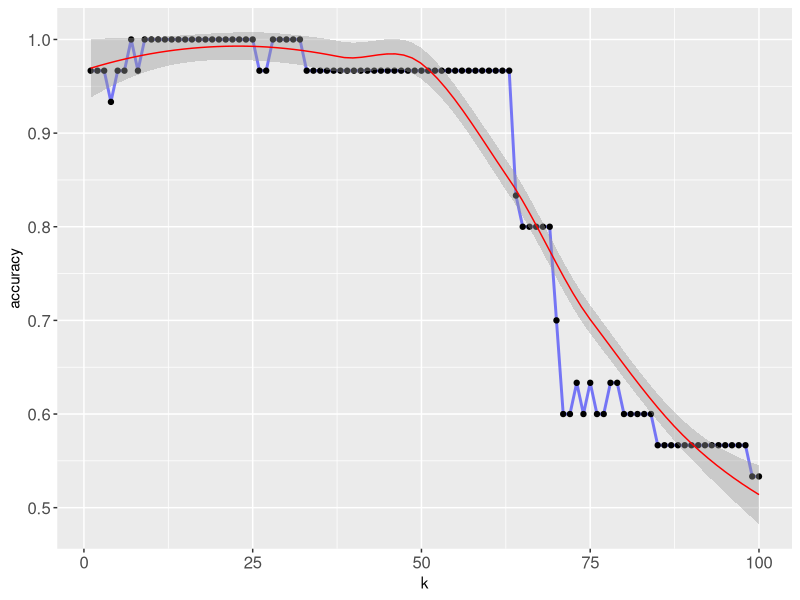

The R script that drew this image:
# Preparación datos
# Instalamos las librerias que se van utilizar:
library(ggplot2)
library(dplyr)

# Luego de cargar la libreria especificar cada algoritmo
install.packages("caret")
library(caret)

# Cargamos los datos. Seguiremos con los datos de "iris"
data(iris)
summary(iris)
head(iris,5)
# Cuantos registros son
len_muestra<-nrow(iris)
len_muestra

# Definimos los sets de entrenamiento (En este caso será 80% - 20%)

set.seed(2023)
sample_muestra<-sample(len_muestra, len_muestra)
print(paste("Muestra aleatoria:", len_muestra))
sample_muestra

len_train<-len_muestra*0.8
print(paste("Longitud muestra de entrenamiento", len_train))
sample_train<-sample(sample_muestra, len_train) # Muestra de entrenamiento
sample_train

sample_test<-sample_muestra[!sample_muestra %in% sample_train] # Muestra test
len_test<-length(sample_test) # Largo del dataset test
print(paste("Longitud muestra test:", len_test))
sample_test

# Asignamos los valores de la muestra al dataset "iris" y obtenemos las particiones del dataset
iris_train <- iris[sample_train, ]
iris_test <- iris[sample_test, ]

# Separamos la columna "Species" que utilizaremos como etiquetas

# Entrenamiento
iris_train_dataset<-iris_train[,-5]
iris_train_output<-iris_train[,5]

# Testeo
iris_test_dataset<-iris_test[,-5]
iris_test_output_real<-iris_test[,5]

# Se podría visualizar el resultado de los sets de train y test:
iris_train_dataset
iris_train_output
iris_test_dataset
iris_test_output_real

# ALGORITMO KNN
# Carga de paquetes
# Existen distintas librerias para utilizar este algoritmo en este caso utilizaremos "class"
library(class)
# help(knn)

# Creamos el modelo

iris_test_output_knn <- knn (
  train = iris_train_dataset,
  cl = iris_train_output,
  test = iris_test_dataset,
  k = 50
)

iris_test_output_knn

# Elaboramos la matriz de confusión
mc_knn <- table(iris_test_output_knn, iris_test_output_real)
print(paste("Matriz de confusión:"))
mc_knn

# Calculamos el accuracy del modelo: aciertos/predicciones
ac_knn <- mean(iris_test_output_knn == iris_test_output_real)
print(paste("Accuracy: ", ac_knn))

# En este tipo de algoritmos, es comun querer encontrar un valor de k vecinos óptimo
set.seed(2023)
k <- 1:100
knn_kvalues <- data.frame(k, accuracy= 0)

for(n in k){
  iris_test_output_knn <- knn (
    train = iris_train_dataset,
    cl = iris_train_output,
    test = iris_test_dataset,
    k = n
  )
  knn_kvalues$accuracy[n] <- mean(iris_test_output_knn == iris_test_output_real)
}

# Visualización de resultados
ggplot(knn_kvalues)+
aes(k, accuracy)+ 
geom_line(colour="blue", lwd = 1, alpha = 0.5) +
geom_point(colour="black")+
geom_smooth(colour="red", lwd = 0.5)+
  theme(
    axis.text.x = element_text(size = 12),
    axis.text.y = element_text(size = 12)
  )

# Para consultar el data frame
knn_kvalues
